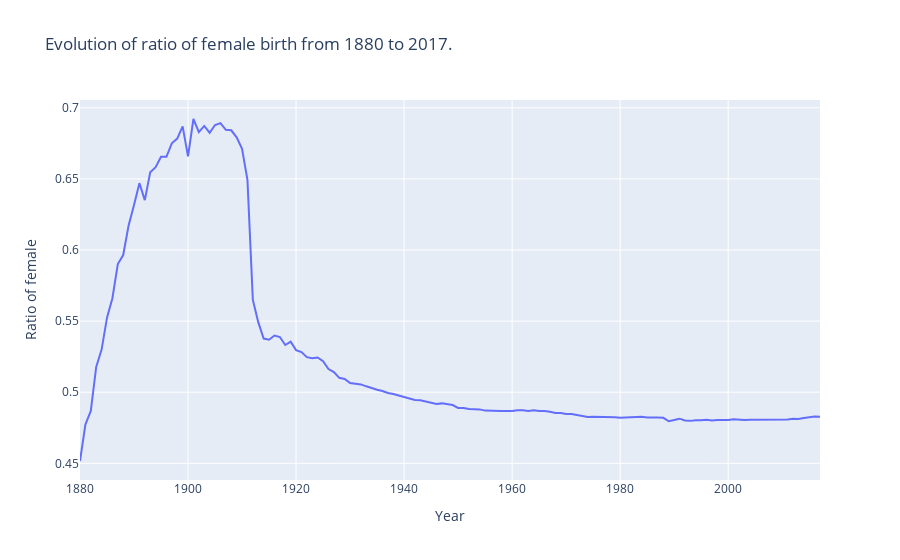

Notebook source saved alongside this figure:
### Code cell
window = Window.partitionBy('year')
df_tot_f = df_sp.where(df_sp['sex'] == 'F').groupBy('year', 'sex').sum('n').drop('sex').withColumnRenamed('sum(n)', 'n_f')
df_tot_m = df_sp.where(df_sp['sex'] == 'M').groupBy('year', 'sex').sum('n').drop('sex').withColumnRenamed('sum(n)', 'n_m')

df_tot_ratio = df_tot_f.join(df_tot_m, on=['year']).orderBy('year')
df_tot_ratio = df_tot_ratio.withColumn('ratio', df_tot_ratio['n_f'] / (df_tot_ratio['n_f'] + df_tot_ratio['n_m']))

fig = px.line(df_tot_ratio.toPandas(), x='year', y='ratio',title='Evolution of ratio of female birth from 1880 to 2017.',labels={'ratio':'Ratio of female', 'year':'Year'})
fig.show()

# I ploted only the female ratio because the male ratio would just be the opposite and would be redondant.

### Figure 1 — Plotly figure (JSON) as saved in the notebook; plotly's stock layout.template omitted (floating-point values rounded to 4 significant figures; data arrays with more than 128 entries replaced by an {"elided": "..."} marker saying what was removed)
{"data": [{"hovertemplate": "Year=%{x}<br>Ratio of female=%{y}<extra></extra>", "legendgroup": "", "line": {"color": "#636efa", "dash": "solid"}, "mode": "lines", "name": "", "orientation": "v", "showlegend": false, "type": "scatter", "x": {"elided": "138 int values"}, "xaxis": "x", "y": {"elided": "138 float values"}, "yaxis": "y"}], "layout": {"legend": {"tracegroupgap": 0}, "title": {"text": "Evolution of ratio of female birth from 1880 to 2017."}, "xaxis": {"anchor": "y", "domain": [0, 1], "title": {"text": "Year"}}, "yaxis": {"anchor": "x", "domain": [0, 1], "title": {"text": "Ratio of female"}}}}
